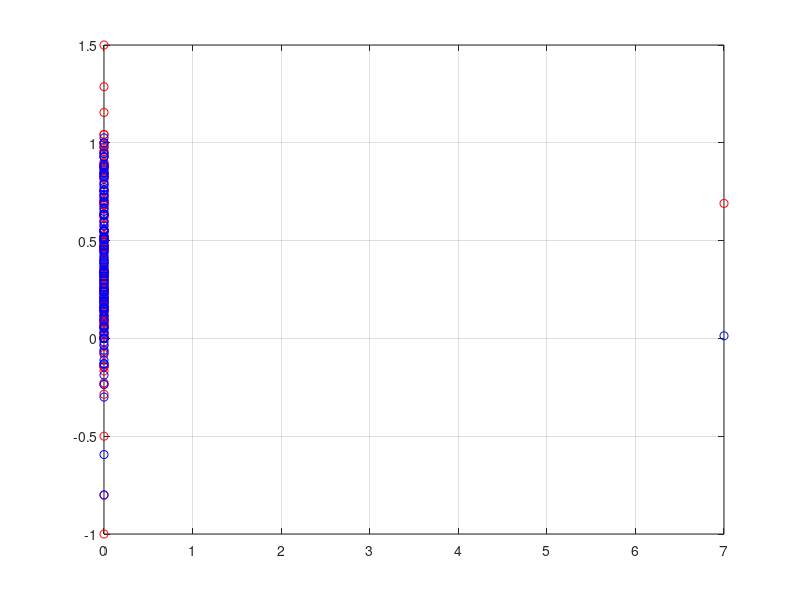
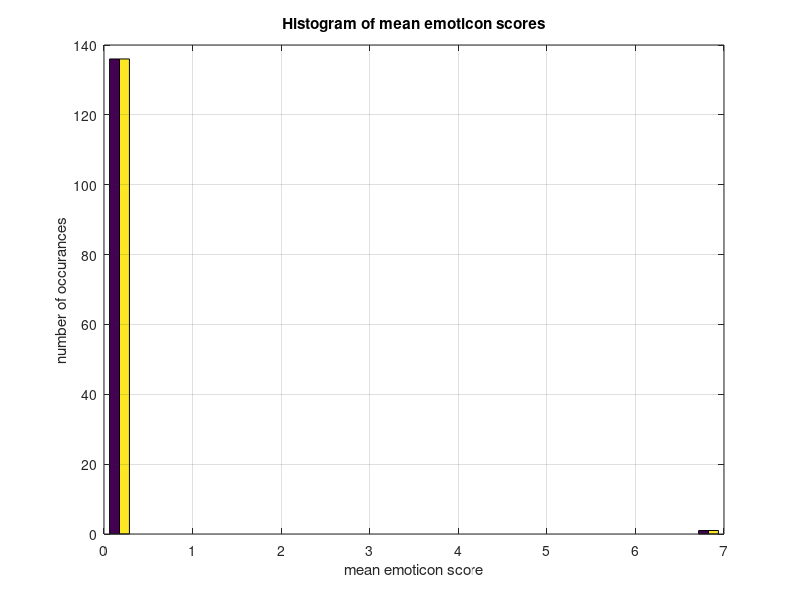
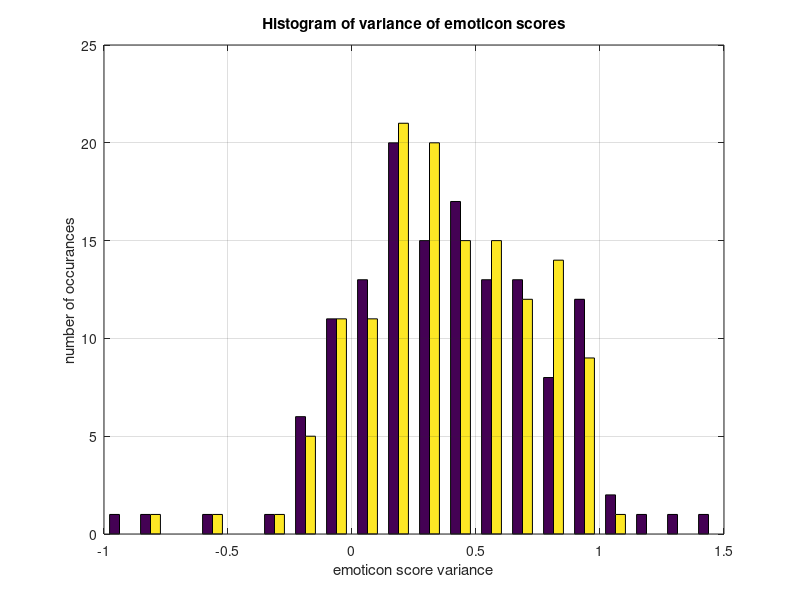
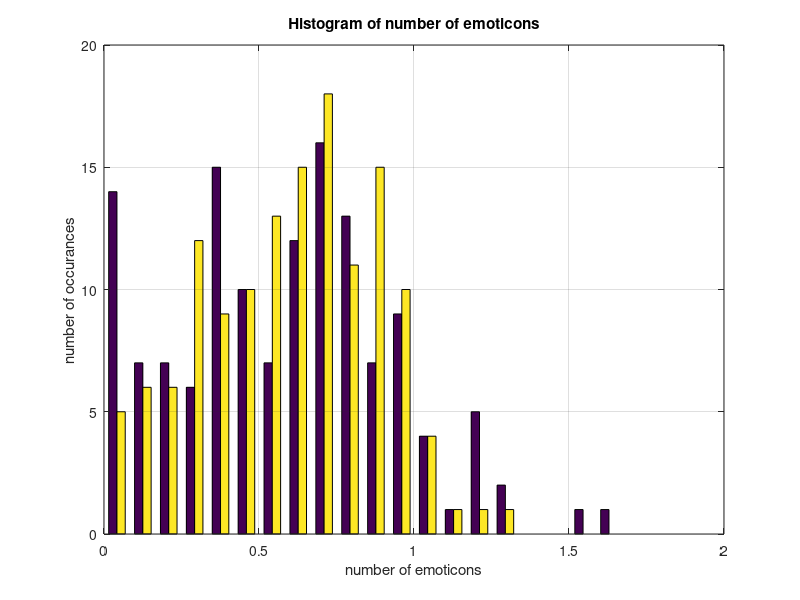

Recreate these plots in MATLAB, in order.
function emoticonAnalyse()
close all;
c = xlsread('emoticonFeaturesCtrl.csv');
s  = xlsread('emoticonFeaturesSch.csv');
plot(s(:,1), s(:,2), 'ro'); hold on
plot(c(:,1), c(:,2), 'bo'); hold on; grid on

%blue is the 1st column, red is the second
figure;
hist([s(:,1), c(:,1)], 20); grid on %we see more 'mean rhyming' for the blue
title('Histogram of mean emoticon scores')
xlabel('mean emoticon score')
ylabel('number of occurances')
[a,b] = ttest2(s(:,1), c(:,1))  %p val = 0.8271

figure;
hist([s(:,2), c(:,2)], 20); grid on
title('Histogram of variance of emoticon scores')
xlabel('emoticon score variance')
ylabel('number of occurances')
[a,b] = ttest2(s(:,2), c(:,2))  %p val = 0.6045

figure;
hist([s(:,3), c(:,3)], 20); grid on
title('Histogram of number of emoticons')
xlabel('number of emoticons')
ylabel('number of occurances')
[a,b] = ttest2(s(:,3), c(:,3))  %p val = 0.1568



mean(s(:,1))
mean(c(:,1))
mean(s(:,2))
mean(c(:,2))
mean(s(:,3))
mean(c(:,3))
end
